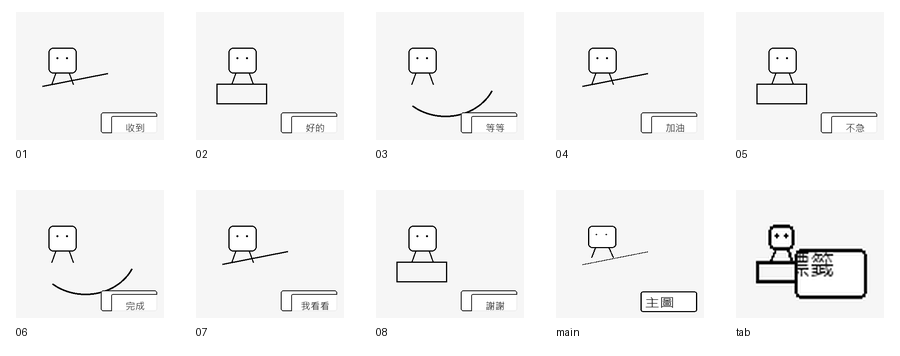
#> input picture .agents/skills/article-visualization/examples/stickers/contact-sheet.png, 900 x 356 px
$ python create_contact_sheet.py --images ../examples/stickers --output out.png
#> lines starting #> are read from the running program, lines starting #| are printed output that depends on the picture
from __future__ import annotations

import argparse
from pathlib import Path

from PIL import Image, ImageDraw, ImageFont


def collect_images(images_dir: str | None = None, image_paths: list[str] | None = None) -> list[Path]:
    paths: list[Path] = []
    if images_dir:
        paths.extend(sorted(path for path in Path(images_dir).iterdir() if path.is_file() and path.suffix.lower() == ".png"))
    if image_paths:
        paths.extend(Path(path) for path in image_paths)
    return [path for path in paths if path.exists()]


def create_contact_sheet(images: list[str] | list[Path], output: str, cols: int = 3, thumb_width: int = 360) -> str:
#> called with output = 'out.png', cols = 3, thumb_width = 360
    paths = [Path(path) for path in images]
    if not paths:
        raise ValueError("No images supplied for contact sheet.")
    cols = max(1, cols)
    font = ImageFont.load_default()
    label_height = 28
    padding = 18
    thumbs: list[tuple[Path, Image.Image]] = []
    thumb_height = 0
    for path in paths:
        image = Image.open(path).convert("RGB")
#> image is the input picture: PIL image 900x356 RGB; min 0, max 255, mean 245.5
        ratio = thumb_width / image.width
#> ratio = 0.4
        size = (thumb_width, max(1, int(image.height * ratio)))
#> size = (360, 142)
        thumb = image.resize(size, Image.Resampling.LANCZOS)
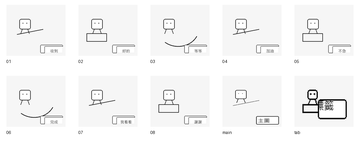
#> thumb: PIL image 360x142 RGB; min 0, max 255, mean 245.3
        thumb_height = max(thumb_height, thumb.height)
#> thumb_height = 142
        thumbs.append((path, thumb))
    rows = (len(thumbs) + cols - 1) // cols
#> rows = 1
    cell_width = thumb_width + padding * 2
    cell_height = thumb_height + label_height + padding * 2
#> cell_height = 206
    sheet = Image.new("RGB", (cell_width * cols, cell_height * rows), "white")
#> sheet: PIL image 1188x206 RGB; every value is 255
    draw = ImageDraw.Draw(sheet)
    for index, (path, thumb) in enumerate(thumbs):
        col = index % cols
        row = index // cols
        x = col * cell_width + padding
        y = row * cell_height + padding
        sheet.paste(thumb, (x, y))
        draw.text((x, y + thumb_height + 6), path.name, fill="#111111", font=font)
#> this loop made 1 pass
#> (col, row, x, y) on pass 1: (0, 0, 18, 18)
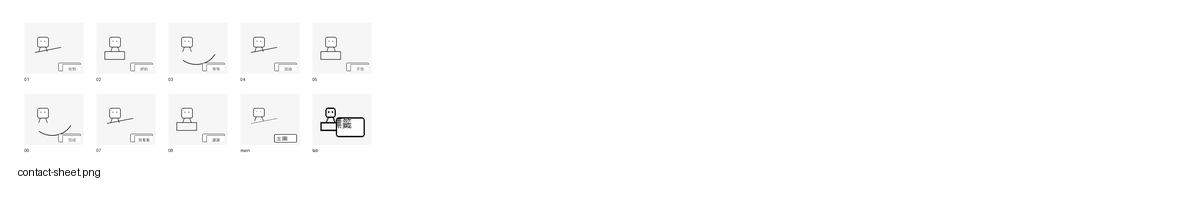
#> sheet: PIL image 1188x206 RGB; min 0, max 255, mean 252.8
    Path(output).parent.mkdir(parents=True, exist_ok=True)
    sheet.save(output)
    return output


def main() -> int:
    parser = argparse.ArgumentParser()
    parser.add_argument("--images")
    parser.add_argument("--image", action="append", default=[])
    parser.add_argument("--output", required=True)
    parser.add_argument("--cols", type=int, default=3)
    args = parser.parse_args()
    try:
        paths = collect_images(args.images, args.image)
        create_contact_sheet(paths, args.output, args.cols)
    except Exception as exc:
        print(f"create_contact_sheet failed: {exc}")
        return 1
    return 0


if __name__ == "__main__":
    raise SystemExit(main())
#> (the program exits here)
